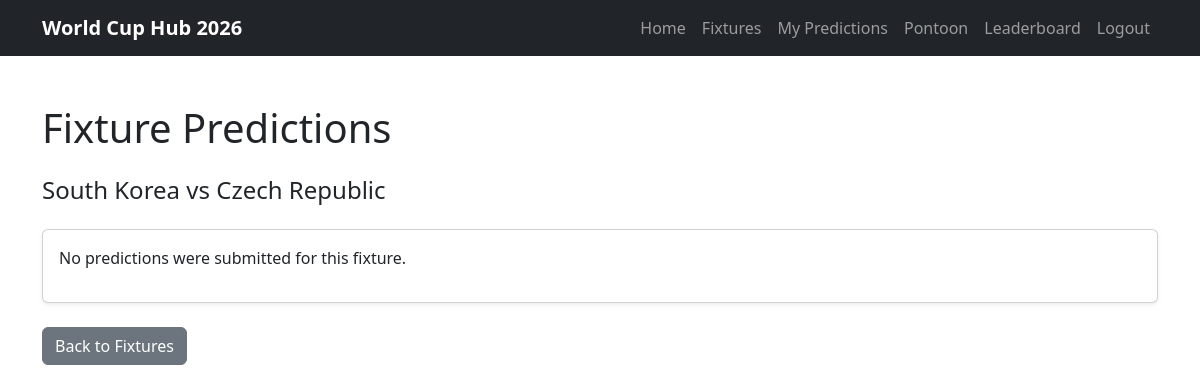
The page /fixtures/7/predictions/ (signed in) on the database as committed earlier.
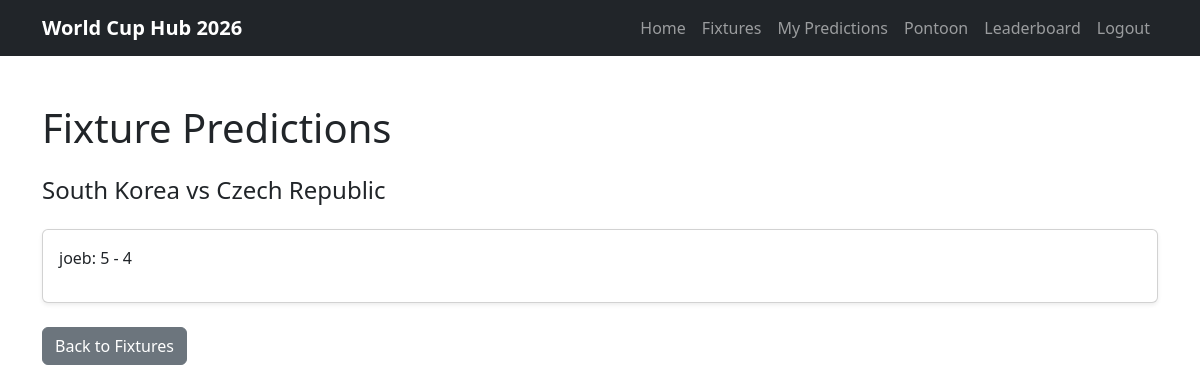
The same page on the database as committed later.
### predictor/models.py (models this page shows, shortened)
class Prediction(models.Model):
    user = models.ForeignKey(
        User,
        on_delete=models.CASCADE,
        related_name='predictions'
    )
    fixture = models.ForeignKey(
        Fixture,
        on_delete=models.CASCADE,
        related_name='predictions'
    )
    predicted_home_score = models.PositiveIntegerField()
    predicted_away_score = models.PositiveIntegerField()
    points_awarded = models.IntegerField(default=0)
    created_at = models.DateTimeField(auto_now_add=True)
    class Meta:
        unique_together = ('user', 'fixture')
        ordering = ['fixture__kickoff_time']

### predictor/views.py (the view)
@login_required
def fixture_predictions(request,fixture_id):
    fixture = get_object_or_404(Fixture, id=fixture_id)
    predictions = Prediction.objects.filter(
        fixture=fixture
    )
    context = {
        "fixture": fixture,
        "predictions": predictions,
    }
    return render(
        request,
        "predictor/fixture_predictions.html",
        context,
    )

### predictor/models.py (called while the page is built)
    def __str__(self):
        return self.name

    def predictions_locked(self):
        lock_time = self.kickoff_time + timedelta(minutes=1)
        return timezone.now() >= lock_time

### predictor/templates/predictor/fixture_predictions.html
{% extends "base.html" %} {% block title %} Fixture Predictions | World Cup Hub 2026 {% endblock %} {% block content %}
<section class="container py-5">
  <h1 class="mb-4">Fixture Predictions</h1>
  <h2 class="h4 mb-4">{{ fixture.home_team }} vs {{ fixture.away_team }}</h2>
  {% if fixture.predictions_locked %}
  <div class="card shadow-sm">
    <div class="card-body">
      {% for prediction in predictions %}
      <p>{{ prediction.user.username }}: {{ prediction.predicted_home_score }} - {{ prediction.predicted_away_score }}</p>
      {% empty %}
      <p>No predictions were submitted for this fixture.</p>
      {% endfor %}
    </div>
  </div>
  {% else %}
  <div class="alert alert-warning">Predictions are hidden until this fixture is locked.</div>
  {% endif %}
  <a href="{% url 'fixtures' %}" class="btn btn-secondary mt-4"> Back to Fixtures </a>
</section>
{% endblock %}

Rows that differ between the two databases and show on the page:
added Prediction: user.username "joeb", predicted_home_score "5", predicted_away_score "4"
Other text that changed with them:
text no longer shown: "No predictions were submitted for this fixture."
